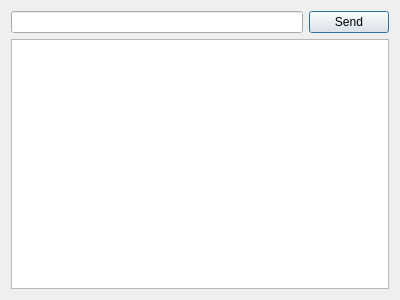
<?xml version="1.0" encoding="UTF-8"?>
<ui version="4.0">
 <class>SerialPortCommunicationDialog</class>
 <widget class="QDialog" name="SerialPortCommunicationDialog">
  <property name="geometry">
   <rect>
    <x>0</x>
    <y>0</y>
    <width>400</width>
    <height>300</height>
   </rect>
  </property>
  <property name="windowTitle">
   <string>Communication</string>
  </property>
  <layout class="QVBoxLayout" name="verticalLayout">
   <item>
    <layout class="QHBoxLayout" name="horizontalLayout">
     <item>
      <widget class="QLineEdit" name="sendLineEdit"/>
     </item>
     <item>
      <widget class="QPushButton" name="sendPushBtn">
       <property name="text">
        <string>Send</string>
       </property>
      </widget>
     </item>
    </layout>
   </item>
   <item>
    <widget class="QTextEdit" name="recieveTextEdit"/>
   </item>
  </layout>
 </widget>
 <resources/>
 <connections/>
</ui>
